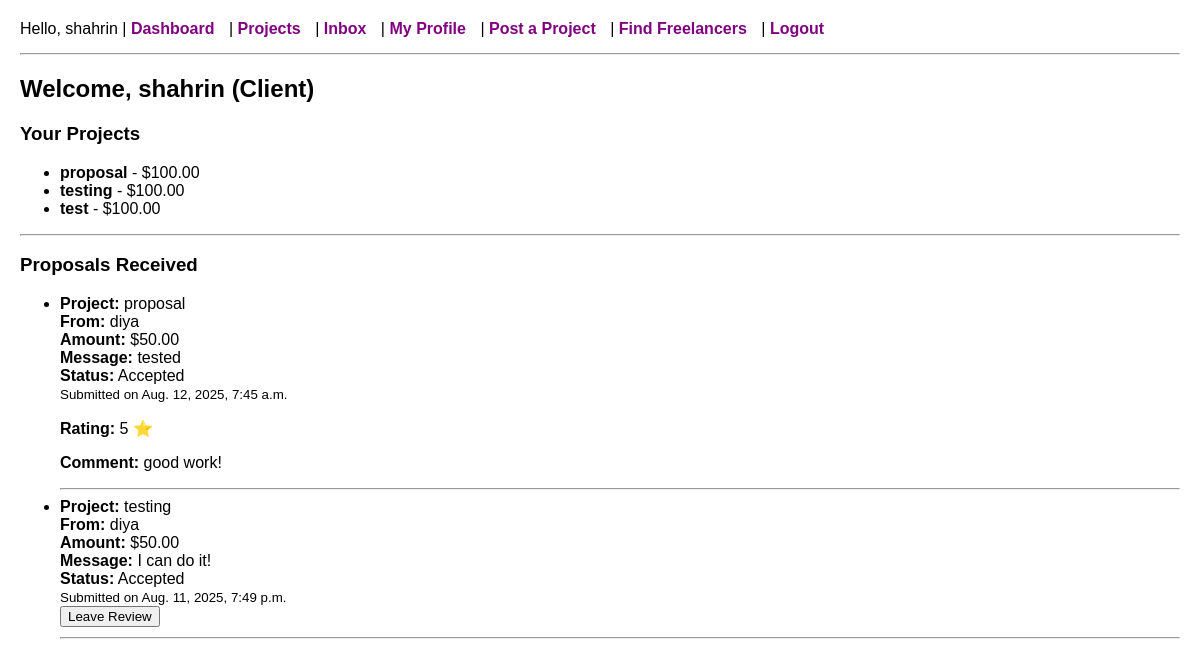
The app's page /dashboard/ (signed in) with its own data.
### core/models.py (models this page shows, shortened)
class CustomUser(AbstractUser):
    is_client = models.BooleanField(default=False)
    is_freelancer = models.BooleanField(default=False)
    bio = models.TextField(blank=True)
    location = models.CharField(max_length=100, blank=True)
    profile_picture = models.ImageField(upload_to='profile_pics/', blank=True, null=True)
    skills = models.ManyToManyField('SkillTag', blank=True)

class Project(models.Model):
    client = models.ForeignKey(CustomUser, on_delete=models.CASCADE)
    title = models.CharField(max_length=255)
    description = models.TextField()
    budget = models.DecimalField(max_digits=10, decimal_places=2)
    created_at = models.DateTimeField(auto_now_add=True)
    skills = models.ManyToManyField(SkillTag, blank=True)

class Proposal(models.Model):
    STATUS_CHOICES = [
        ('pending', 'Pending'),
        ('accepted', 'Accepted'),
        ('rejected', 'Rejected'),
    ]
    project = models.ForeignKey(Project, on_delete=models.CASCADE, related_name='proposals')
    freelancer = models.ForeignKey(CustomUser, on_delete=models.CASCADE)
    message = models.TextField()
    proposed_price = models.DecimalField(max_digits=10, decimal_places=2)
    submitted_at = models.DateTimeField(auto_now_add=True)
    status = models.CharField(max_length=10, choices=STATUS_CHOICES, default='pending')

class Review(models.Model):
    proposal = models.OneToOneField(Proposal, on_delete=models.CASCADE, related_name='review')
    rating = models.IntegerField(choices=[(i, str(i)) for i in range(1, 6)])  # 1 to 5 stars
    comment = models.TextField(blank=True)
    created_at = models.DateTimeField(auto_now_add=True)

### core/views.py (the view, shortened to what this page needs)
# urls.py: path('dashboard/', views.dashboard, name='dashboard'),
@login_required
def dashboard(request):
    user = request.user
    if user.is_client:
        projects = Project.objects.filter(client=user).order_by('-created_at')
        proposals = Proposal.objects.filter(project__client=user).select_related('project', 'freelancer').order_by('-submitted_at')
        return render(request, 'core/client_dashboard.html', {
            'user': user,
            'projects': projects,
            'proposals': proposals
        })
    return redirect('home')

### core/templates/core/client_dashboard.html (shortened to what this page needs)
{% extends 'core/base.html' %}
{% block content %}
<h2>Welcome, {{ user.username }} (Client)</h2>
<h3>Your Projects</h3>
<ul>
    {% for project in projects %}
        <li><strong>{{ project.title }}</strong> - ${{ project.budget }}</li>
    {% empty %}
        <li>You haven’t posted any projects yet.</li>
    {% endfor %}
</ul>
<hr>
<h3>Proposals Received</h3>
<ul>
    {% for proposal in proposals %}
        <li>
            <strong>Project:</strong> {{ proposal.project.title }}<br>
            <strong>From:</strong> {{ proposal.freelancer.username }}<br>
            <strong>Amount:</strong> ${{ proposal.proposed_price }}<br>
            <strong>Message:</strong> {{ proposal.message }}<br>
            <strong>Status:</strong> {{ proposal.status|title }}<br>
            <small>Submitted on {{ proposal.submitted_at }}</small><br>
            {% if proposal.status == 'accepted' %}
                {% if proposal.review %}
                    <p><strong>Rating:</strong> {{ proposal.review.rating }} ⭐</p>
                    <p><strong>Comment:</strong> {{ proposal.review.comment }}</p>
                {% else %}
                    <form method="get" action="{% url 'submit_review' proposal.id %}">
                        <button type="submit">Leave Review</button>
                    </form>
                {% endif %}
            {% endif %}
        </li>
        <hr>
    {% empty %}
        <li>No proposals received yet.</li>
    {% endfor %}
</ul>
{% endblock %}

### core/templates/core/base.html (shortened to what this page needs)
<!DOCTYPE html>
<html>
<head>
</head>
<body>
    <nav>
        {% if user.is_authenticated %}
            Hello, {{ user.username }} |
            <a href="{% url 'dashboard' %}">Dashboard</a> |
            <a href="{% url 'project_list' %}">Projects</a> |
            <a href="{% url 'inbox' %}">Inbox</a> |
            <a href="{% url 'view_profile' user.username %}">My Profile</a> |
            {% if user.is_client %}
                <a href="{% url 'post_project' %}">Post a Project</a> |
                <a href="{% url 'browse_freelancers' %}">Find Freelancers</a> |
            {% endif %}
            <a href="{% url 'logout' %}">Logout</a>
        {% else %}
            <a href="{% url 'login' %}">Login</a> |
            <a href="{% url 'register' %}">Register</a>
        {% endif %}
    </nav>
    <hr>
    {% block content %}
    {% endblock %}
</body>
</html>

### core/templates/core/base.html (style rules this page uses)
body { font-family: Arial, sans-serif; margin: 20px; }
nav { margin-bottom: 15px; }
nav a { margin-right: 10px; text-decoration: none; color: purple; font-weight: bold; }
hr { margin-top: 10px; }

### records on screen
CustomUser: username "shahrin"
Project: title "proposal", budget "100.00"
Project: title "testing", budget "100.00"
Project: title "test", budget "100.00"
Proposal: project "proposal", freelancer.username "diya", proposed_price "50.00", message "tested", status "Accepted", submitted_at "Aug. 12, 2025, 7:45 a.m.", review.rating "5", review.comment "good work!"
Proposal: project "testing", freelancer.username "diya", proposed_price "50.00", message "I can do it!", status "Accepted", submitted_at "Aug. 11, 2025, 7:49 p.m.", shows "Leave Review"
